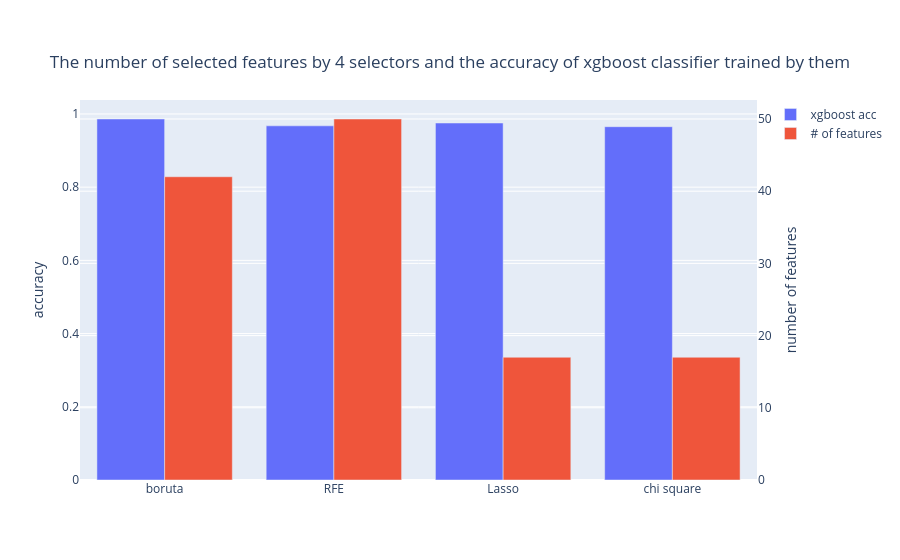

Here is the notebook cell this chart was saved with:
### Code cell
import plotly.graph_objects as go
animals=['boruta','RFE','Lasso','chi square']

fig = go.Figure(
    data=[
        go.Bar(name='xgboost acc', x=animals, y=acc_list2, yaxis='y', offsetgroup=1),
        go.Bar(name='# of features', x=animals, y=features_list2, yaxis='y2', offsetgroup=2)
    ],
    layout={
        'yaxis': {'title': 'accuracy'},
        'yaxis2': {'title': 'number of features', 'overlaying': 'y', 'side': 'right'}
    }
)


fig.update_layout(barmode='group',
                 title={
        'text': "The number of selected features by 4 selectors and the accuracy of xgboost classifier trained by them",
        'y':0.9,
        'x':0.5,
        'xanchor': 'center',
        'yanchor': 'top'}
                 )
fig.show()

### Figure 1 — Plotly figure (JSON) as saved in the notebook; plotly's stock layout.template omitted (floating-point values rounded to 4 significant figures)
{"data": [{"name": "xgboost acc", "offsetgroup": "1", "type": "bar", "x": ["boruta", "RFE", "Lasso", "chi square"], "y": [0.9862, 0.9675, 0.9752, 0.9652], "yaxis": "y"}, {"name": "# of features", "offsetgroup": "2", "type": "bar", "x": ["boruta", "RFE", "Lasso", "chi square"], "y": [42, 50, 17, 17], "yaxis": "y2"}], "layout": {"barmode": "group", "title": {"text": "The number of selected features by 4 selectors and the accuracy of xgboost classifier trained by them", "x": 0.5, "xanchor": "center", "y": 0.9, "yanchor": "top"}, "yaxis": {"title": {"text": "accuracy"}}, "yaxis2": {"overlaying": "y", "side": "right", "title": {"text": "number of features"}}}}
